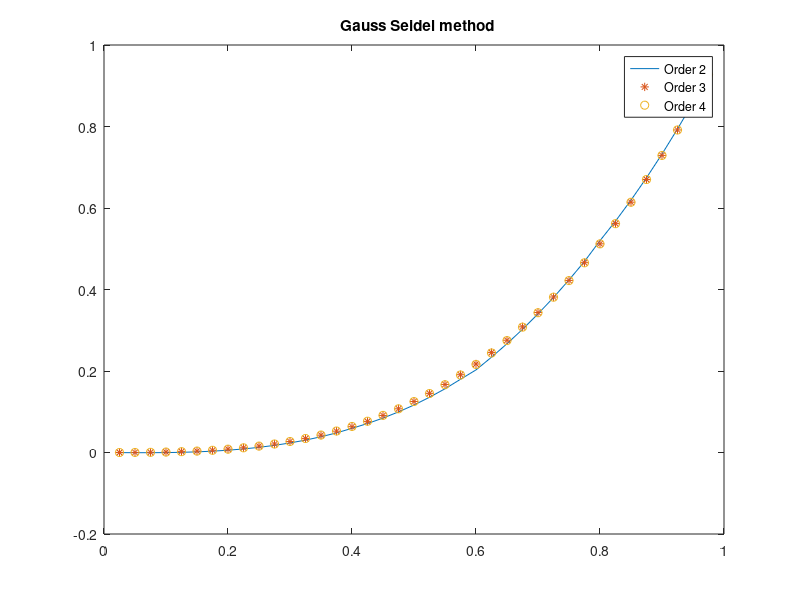
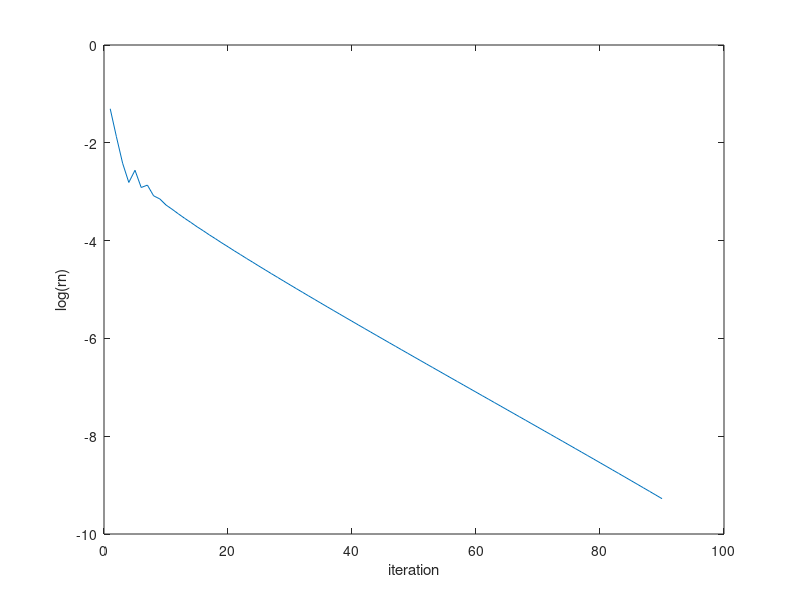

The MATLAB script that drew these images, in order:
N=39;
BB=zeros(N);
dx=1/(N+1);
for i=2:N-1
    BB(i,i-1:i+1)=[1 -2 1];
end
BB(1,1:2)=[ -2 1];
BB(N,end-1:end)=[ 1  -2];
f=(6*dx*dx*[1:39]/40).';
f(end)=f(end)-1;
%%  Gauss Seidel method
HH=zeros(N);
beta=1;
w=1;
for i=2:N-1
    HH(i,i-1:i+1)=[-beta 2/w 0];
end
HH(1,1:2)=[2/w 0];
HH(N,end-1:end)=[ -beta 2/w];
N=[39 19 9 4];
for i=1:length(N)
    B{i}=(1/4)^(i-1)*BB(1:N(i),1:N(i));
    H{i}=HH(1:N(i),1:N(i));
    G{i}=eye(N(i))+H{i}\B{i};
end

for i=1:1:length(N)-1
    R{i}=zeros(N(i+1),N(i));
    I{i}=zeros(N(i),N(i+1));
end

for i=1:length(R)
    for j=1:size(R{i},2)
        if mod(j,2)==0
            R{i}(j/2,j)=1;
            I{i}(j-1:j+1,j/2)=[0.5; 1;0.5];
        end
    end
end

%%
for i=length(N)-1:-1:1
    if  i==3
        basic_iters_matrix{i}=(eye(N(i))-I{i}*1*inv(B{i+1})*R{i}*B{i})*G{i};
    else
        basic_iters_matrix{i}=(eye(N(i))-I{i}*(eye(N(i+1))-basic_iters_matrix{i+1})*inv(B{i+1})*R{i}*B{i})*G{i};
    end
end
basic_iters=basic_iters_matrix{1};
un=zeros(N(1),1);
r1=norm(B{1}*un-f);
rn=Inf;
iter=0;
sav=[];
while(rn>=r1/10^2)
    unp1=basic_iters*un-basic_iters*inv(B{1})*f+inv(B{1})*f;
    un=unp1;
    iter=iter+1;
    rn=norm(B{1}*unp1-f);
    sav=[sav [iter;rn]];
end
plot([1:39]/40,unp1,'-')
hold on;
while(rn>=r1/10^3)
    unp1=basic_iters*un-basic_iters*inv(B{1})*f+inv(B{1})*f;
    un=unp1;
    iter=iter+1;
    rn=norm(B{1}*unp1-f);
    sav=[sav [iter;rn]];
end
plot([1:39]/40,unp1,'*')
hold on;
while(rn>=r1/10^4)
    unp1=basic_iters*un-basic_iters*inv(B{1})*f+inv(B{1})*f;
    un=unp1;
    iter=iter+1;
    rn=norm(B{1}*unp1-f);
    sav=[sav [iter;rn]];
end
plot([1:39]/40,unp1,'o')
title('  Gauss Seidel method');
legend('Order 2','Order 3','Order 4')
hold off;
figure
plot(sav(1,:),log(sav(2,:)))
ylabel('log(rn)')
xlabel('iteration')
[V,D] = eig(basic_iters);
D = real(diag(D));
ans_con_rate=max(D)
Theoretical_con_rate=(cos(pi/(N(1)+1)))^2






